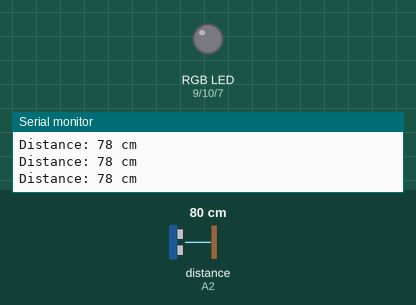
Recording of a sketch running on a simulated Arduino Uno, built with avr-gcc and run on an emulated ATmega328P. Parts: an RGB LED mixed from three pins (HIGH = lit), the last lines printed to the serial monitor. Wiring (inferred from the names in the program): ultrasonic range finder: trigger A1; echo A2. The inputs (shaded band) are chosen by the test bench; at power-on: distance to the obstacle (sensor on A2) 80 cm. The echo pulse lasts 58.3 µs per cm; pins used as bus, display or sensor lines are not drawn.

Above: at 1.2 s.
1.3 s: distance to the obstacle (sensor on A2) set to 46 cm
4.3 s: distance to the obstacle (sensor on A2) set to 37 cm
At 5.6 s:
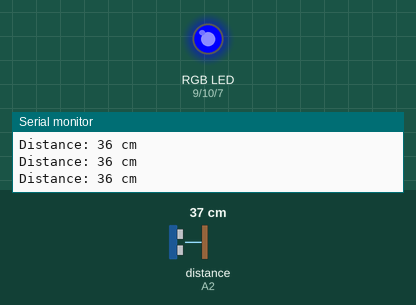
5.9 s: distance to the obstacle (sensor on A2) set to 23 cm
7.4 s: distance to the obstacle (sensor on A2) set to 18 cm
At 8.2 s:
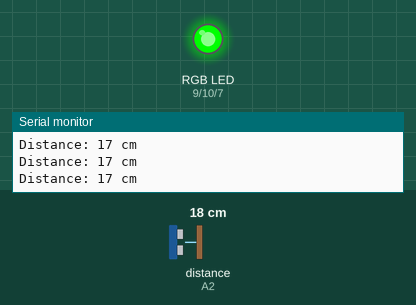
9.0 s: distance to the obstacle (sensor on A2) set to 12 cm
10.5 s: distance to the obstacle (sensor on A2) set to 9 cm
At 11.3 s:
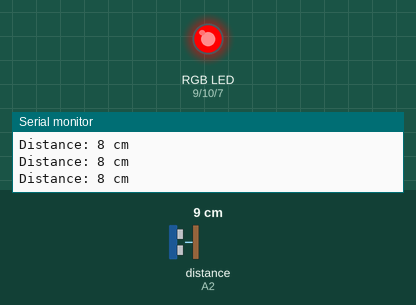
Timing chart, 0 to 13.0 s (numbered marks = the images above; inputs shaded):
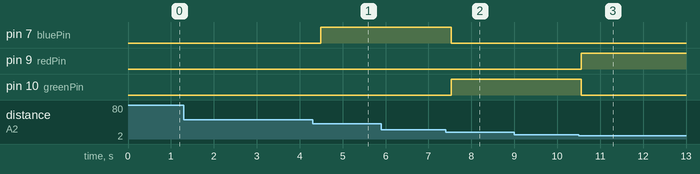

Measured:
- the behaviour switches between 41 and 40 cm on distance to the obstacle (sensor on A2) (found by bisection; images 0 and 1)
- the behaviour switches between 21 and 20 cm on distance to the obstacle (sensor on A2) (found by bisection; images 1 and 2)
- the behaviour switches between 11 and 10 cm on distance to the obstacle (sensor on A2) (found by bisection; images 2 and 3)
- after the input at 4.3 s, pin 7 (bluePin): LOW → HIGH after 0.19 s
- after the input at 7.4 s, pin 7 (bluePin): HIGH → LOW after 0.13 s; pin 10 (greenPin): LOW → HIGH after 0.13 s
- after the input at 10.5 s, pin 9 (redPin): LOW → HIGH after 0.05 s; pin 10 (greenPin): HIGH → LOW after 0.05 s

The sketch:

28_ProximityBasedLighting.ino
```cpp
// Proximity-Based Lighting
// Ultrasonic Sensor + RGB LED
// Smart lighting system demo

// Pins
const int trigPin = A1;
const int echoPin = A2;
const int redPin = 9;
const int greenPin = 10;
const int bluePin = 7;

void setup() {
  Serial.begin(9600);

  // Pin modes
  pinMode(trigPin, OUTPUT);
  pinMode(echoPin, INPUT);
  pinMode(redPin, OUTPUT);
  pinMode(greenPin, OUTPUT);
  pinMode(bluePin, OUTPUT);
}

// Function to measure distance
long getDistance() {
  digitalWrite(trigPin, LOW);
  delayMicroseconds(2);
  digitalWrite(trigPin, HIGH);
  delayMicroseconds(10);
  digitalWrite(trigPin, LOW);

  long duration = pulseIn(echoPin, HIGH);
  long distance = duration * 0.034 / 2; // cm
  return distance;
}

// Function to set RGB LED color
void setColor(int r, int g, int b) {
  analogWrite(redPin, r);
  analogWrite(greenPin, g);
  analogWrite(bluePin, b);
}

void loop() {
  long distance = getDistance();
  Serial.print("Distance: ");
  Serial.print(distance);
  Serial.println(" cm");

  if (distance < 10) {
    // Very close → Red, max brightness
    setColor(255, 0, 0);
  } else if (distance < 20) {
    // Medium range → Green
    setColor(0, 255, 0);
  } else if (distance < 40) {
    // Farther → Blue
    setColor(0, 0, 255);
  } else {
    // No presence → LED off
    setColor(0, 0, 0);
  }

  delay(200);
}
```
